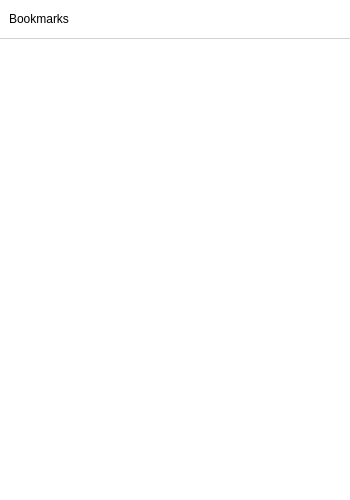
<?xml version="1.0" encoding="UTF-8"?>
<ui version="4.0">
 <class>BookmarkWidget</class>
 <widget class="QWidget" name="BookmarkWidget">
  <property name="geometry">
   <rect>
    <x>0</x>
    <y>0</y>
    <width>350</width>
    <height>500</height>
   </rect>
  </property>
  <property name="windowTitle">
   <string>Form</string>
  </property>
  <layout class="QVBoxLayout" name="verticalLayout_2">
   <property name="spacing">
    <number>0</number>
   </property>
   <property name="leftMargin">
    <number>0</number>
   </property>
   <property name="topMargin">
    <number>0</number>
   </property>
   <property name="rightMargin">
    <number>0</number>
   </property>
   <property name="bottomMargin">
    <number>0</number>
   </property>
   <item>
    <widget class="QStackedWidget" name="stackedWidget">
     <property name="styleSheet">
      <string notr="true"/>
     </property>
     <property name="currentIndex">
      <number>0</number>
     </property>
     <widget class="QWidget" name="pageGeneral">
      <property name="styleSheet">
       <string notr="true"/>
      </property>
      <layout class="QVBoxLayout" name="verticalLayout">
       <property name="spacing">
        <number>0</number>
       </property>
       <property name="leftMargin">
        <number>0</number>
       </property>
       <property name="topMargin">
        <number>0</number>
       </property>
       <property name="rightMargin">
        <number>0</number>
       </property>
       <property name="bottomMargin">
        <number>0</number>
       </property>
       <item>
        <widget class="QFrame" name="frameGeneralTop">
         <property name="styleSheet">
          <string notr="true">.QFrame{
border:none;
border-bottom:1px solid #D2D2D2;
background-color:white;
}

QToolButton{
border:none;
}
QToolButton:hover{
border-radius:15px;
background-color:rgba(192,192,192,80%);
}
QToolButton::menu-indicator{
    image:none;
}</string>
         </property>
         <property name="frameShape">
          <enum>QFrame::StyledPanel</enum>
         </property>
         <property name="frameShadow">
          <enum>QFrame::Raised</enum>
         </property>
         <layout class="QHBoxLayout" name="horizontalLayout">
          <property name="spacing">
           <number>6</number>
          </property>
          <property name="topMargin">
           <number>4</number>
          </property>
          <property name="bottomMargin">
           <number>4</number>
          </property>
          <item>
           <widget class="QLabel" name="label">
            <property name="styleSheet">
             <string notr="true">font: 75 12pt &quot;微软雅黑&quot;;</string>
            </property>
            <property name="text">
             <string>Bookmarks</string>
            </property>
           </widget>
          </item>
          <item>
           <spacer name="horizontalSpacer">
            <property name="orientation">
             <enum>Qt::Horizontal</enum>
            </property>
            <property name="sizeHint" stdset="0">
             <size>
              <width>103</width>
              <height>19</height>
             </size>
            </property>
           </spacer>
          </item>
          <item>
           <widget class="QToolButton" name="buttonAddBookmark">
            <property name="minimumSize">
             <size>
              <width>30</width>
              <height>30</height>
             </size>
            </property>
            <property name="toolTip">
             <string>add current to favorites</string>
            </property>
            <property name="text">
             <string/>
            </property>
            <property name="icon">
             <iconset resource="../resource.qrc">
              <normaloff>:/icons/resources/imgs/add_to_favorites_52px.png</normaloff>:/icons/resources/imgs/add_to_favorites_52px.png</iconset>
            </property>
            <property name="iconSize">
             <size>
              <width>24</width>
              <height>24</height>
             </size>
            </property>
           </widget>
          </item>
          <item>
           <widget class="QToolButton" name="buttonAddBkmkDir">
            <property name="minimumSize">
             <size>
              <width>30</width>
              <height>30</height>
             </size>
            </property>
            <property name="toolTip">
             <string>add bookmark folder</string>
            </property>
            <property name="text">
             <string/>
            </property>
            <property name="icon">
             <iconset resource="../resource.qrc">
              <normaloff>:/icons/resources/imgs/add_folder_60px.png</normaloff>:/icons/resources/imgs/add_folder_60px.png</iconset>
            </property>
            <property name="iconSize">
             <size>
              <width>24</width>
              <height>24</height>
             </size>
            </property>
           </widget>
          </item>
          <item>
           <widget class="QToolButton" name="buttonSearch">
            <property name="minimumSize">
             <size>
              <width>30</width>
              <height>30</height>
             </size>
            </property>
            <property name="toolTip">
             <string>search in bookmarks</string>
            </property>
            <property name="text">
             <string/>
            </property>
            <property name="icon">
             <iconset resource="../resource.qrc">
              <normaloff>:/icons/resources/imgs/search2_64px.png</normaloff>:/icons/resources/imgs/search2_64px.png</iconset>
            </property>
            <property name="iconSize">
             <size>
              <width>24</width>
              <height>24</height>
             </size>
            </property>
           </widget>
          </item>
          <item>
           <widget class="QToolButton" name="buttonMore">
            <property name="minimumSize">
             <size>
              <width>30</width>
              <height>30</height>
             </size>
            </property>
            <property name="toolTip">
             <string>more options</string>
            </property>
            <property name="text">
             <string/>
            </property>
            <property name="icon">
             <iconset resource="../resource.qrc">
              <normaloff>:/icons/resources/imgs/more_60px.png</normaloff>:/icons/resources/imgs/more_60px.png</iconset>
            </property>
            <property name="iconSize">
             <size>
              <width>24</width>
              <height>24</height>
             </size>
            </property>
           </widget>
          </item>
          <item>
           <widget class="QToolButton" name="buttonPinOrClose">
            <property name="minimumSize">
             <size>
              <width>30</width>
              <height>30</height>
             </size>
            </property>
            <property name="toolTip">
             <string>pin bookmark</string>
            </property>
            <property name="text">
             <string/>
            </property>
            <property name="icon">
             <iconset resource="../resource.qrc">
              <normaloff>:/icons/resources/imgs/pin_64px.png</normaloff>:/icons/resources/imgs/pin_64px.png</iconset>
            </property>
            <property name="iconSize">
             <size>
              <width>24</width>
              <height>24</height>
             </size>
            </property>
           </widget>
          </item>
         </layout>
        </widget>
       </item>
       <item>
        <widget class="QTreeView" name="treeView">
         <property name="frameShape">
          <enum>QFrame::NoFrame</enum>
         </property>
         <property name="frameShadow">
          <enum>QFrame::Plain</enum>
         </property>
         <property name="sizeAdjustPolicy">
          <enum>QAbstractScrollArea::AdjustToContents</enum>
         </property>
         <property name="uniformRowHeights">
          <bool>true</bool>
         </property>
         <property name="headerHidden">
          <bool>true</bool>
         </property>
         <attribute name="headerDefaultSectionSize">
          <number>20</number>
         </attribute>
        </widget>
       </item>
      </layout>
     </widget>
     <widget class="QWidget" name="pageSearch">
      <layout class="QVBoxLayout" name="verticalLayout_3">
       <property name="spacing">
        <number>0</number>
       </property>
       <property name="leftMargin">
        <number>0</number>
       </property>
       <property name="topMargin">
        <number>0</number>
       </property>
       <property name="rightMargin">
        <number>0</number>
       </property>
       <property name="bottomMargin">
        <number>0</number>
       </property>
       <item>
        <widget class="QFrame" name="frameSearchTop">
         <property name="styleSheet">
          <string notr="true">.QFrame{
border:none;
border-bottom:1px solid #D2D2D2;
background-color:white;
}</string>
         </property>
         <property name="frameShape">
          <enum>QFrame::StyledPanel</enum>
         </property>
         <property name="frameShadow">
          <enum>QFrame::Raised</enum>
         </property>
         <layout class="QHBoxLayout" name="horizontalLayout_2">
          <item>
           <widget class="QToolButton" name="buttonSearhBack">
            <property name="minimumSize">
             <size>
              <width>30</width>
              <height>30</height>
             </size>
            </property>
            <property name="styleSheet">
             <string notr="true">QToolButton{
border:none;
}
QToolButton:hover{
border-radius:15px;
background-color:rgba(192,192,192,80%);
}
QToolButton::menu-indicator{
    image:none;
}</string>
            </property>
            <property name="text">
             <string/>
            </property>
            <property name="icon">
             <iconset resource="../resource.qrc">
              <normaloff>:/icons/resources/imgs/arrow_back_left2_64px.png</normaloff>:/icons/resources/imgs/arrow_back_left2_64px.png</iconset>
            </property>
           </widget>
          </item>
          <item>
           <widget class="QLineEdit" name="lineEditSearch">
            <property name="clearButtonEnabled">
             <bool>true</bool>
            </property>
           </widget>
          </item>
         </layout>
        </widget>
       </item>
       <item>
        <widget class="QListWidget" name="listWidget">
         <property name="frameShape">
          <enum>QFrame::NoFrame</enum>
         </property>
         <property name="frameShadow">
          <enum>QFrame::Plain</enum>
         </property>
        </widget>
       </item>
      </layout>
     </widget>
    </widget>
   </item>
  </layout>
 </widget>
 <resources>
  <include location="../resource.qrc"/>
 </resources>
 <connections/>
</ui>
